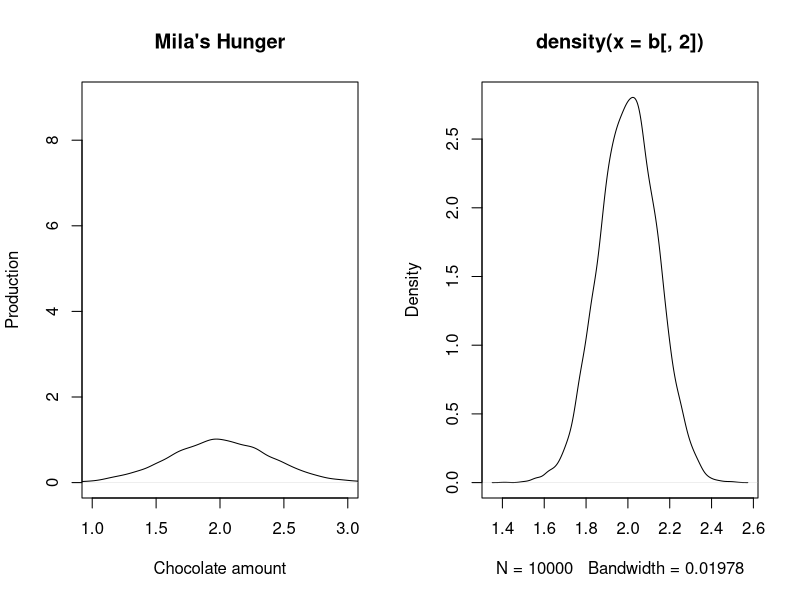
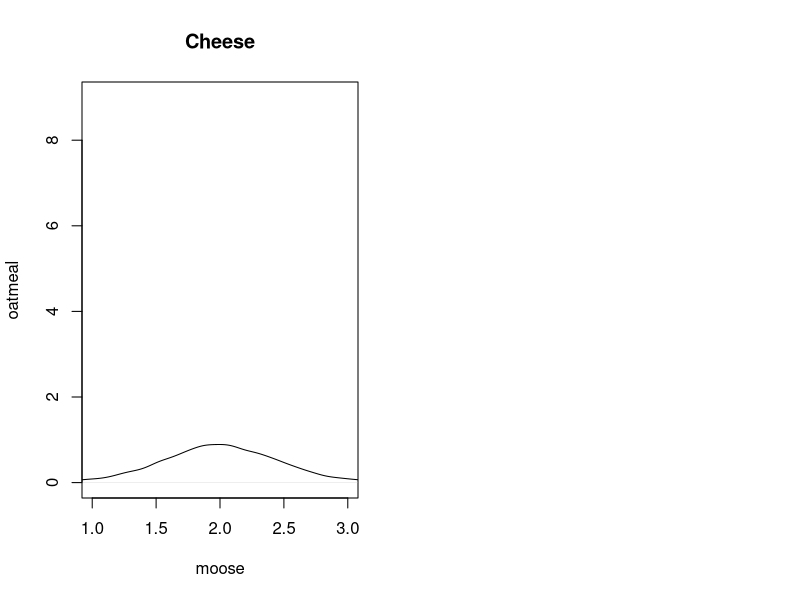

Write R code to recreate these figures, in order.
rm(list=ls())

#Running the Monte Carlo Simulation, Data Generating Process (DGP)

#Setting size
par(mfrow=c(1,2))

#M= amount of samples
#setting beta amounts 
M = 10000
beta1 = 1
beta2 = 2


# 10 observations
n = 10
#rnorm defaults 0 mean and 1 sd if nothing is given. Typically, 
#It can be written as rnorm(n, mean= , sd= )
x = rnorm(n)

#when defining the matrix, NA is placed if you dont have data 
b = matrix(NA,M,2)

#Here the function runs 10,000 regressions. where little "m" is our choice
#for naming the elements of M. We create our error term epsiolon
#

for(m in 1:M)
{
	eps = rnorm(n)
	y = beta1+beta2*x+eps

	reg = lm(y ~x)
	b[m,] = coef(reg)
}

#Plotting the density of our x coefficient
plot(density(b[,2]),main="Mila's Hunger",
     ylab="Production",xlab="Chocolate amount",ylim=c(0,9),xlim=c(1,3))



# 50 observations
n = 50
x = rnorm(n)
b = matrix(NA,M,2)

for(m in 1:M)
{eps= rnorm(n)
  y = beta1+beta2*x+eps
  
  reg = lm(y~x)
  b[m,] = coef(reg)
}

#plot(density(b[,2]))

plot(density(b[,2]))


#Defining number of samples
M = 10000
beta1 = 1
beta2 = 2

#Now we pull from a t(5)-distribution, df=5
n = 10
x = rt(n,5)
b = matrix(NA,M,2)

for(m in 1:M)
{
	eps = rt(n,5)
	y = beta1+beta2*x+eps

	reg = lm(y ~ x)
	b[m,] = coef(reg)
}

plot(density(b[,2]),main="Cheese",ylab="oatmeal",xlab="moose",
     ylim=c(0,9),xlim=c(1,3))





